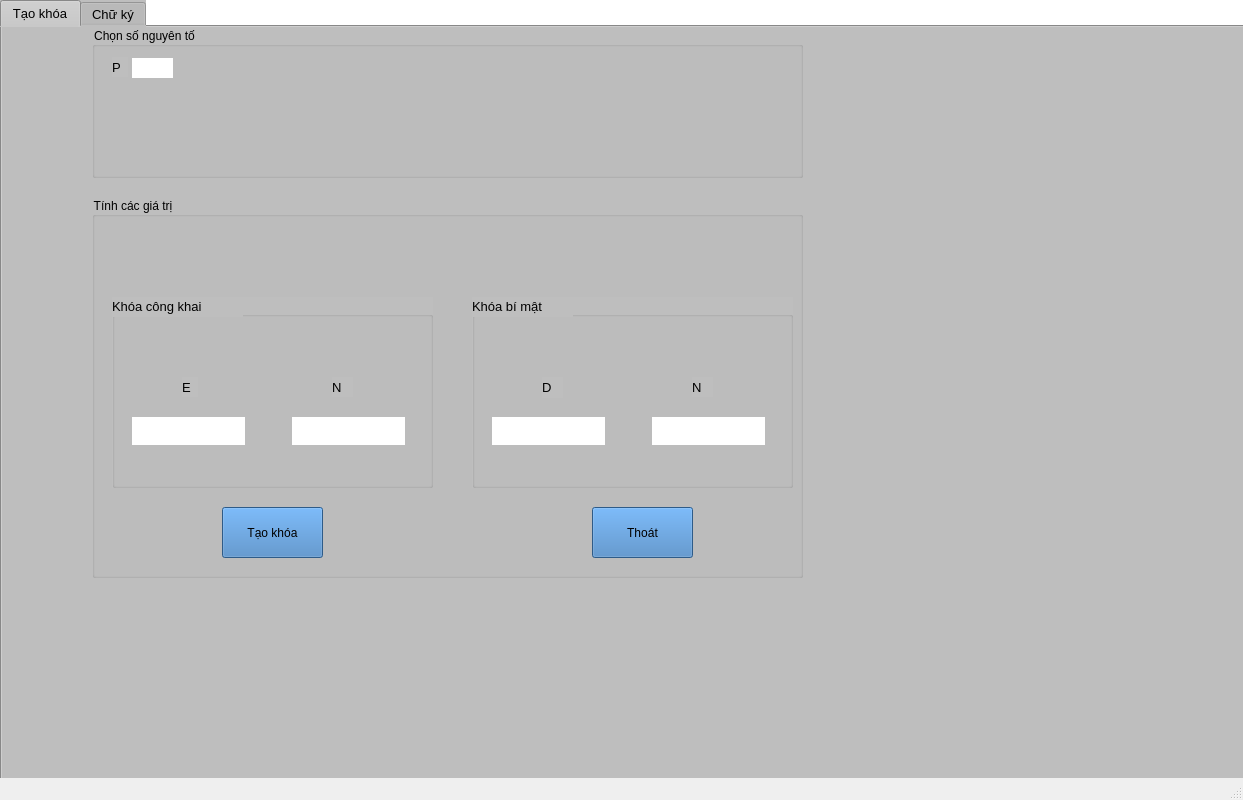
<?xml version="1.0" encoding="UTF-8"?>
<ui version="4.0">
 <class>MainWindow</class>
 <widget class="QMainWindow" name="MainWindow">
  <property name="geometry">
   <rect>
    <x>0</x>
    <y>0</y>
    <width>1243</width>
    <height>800</height>
   </rect>
  </property>
  <property name="windowTitle">
   <string>MainWindow</string>
  </property>
  <property name="layoutDirection">
   <enum>Qt::LeftToRight</enum>
  </property>
  <property name="autoFillBackground">
   <bool>true</bool>
  </property>
  <widget class="QWidget" name="centralwidget">
   <property name="autoFillBackground">
    <bool>false</bool>
   </property>
   <property name="styleSheet">
    <string notr="true">background-color: rgb(255, 255, 255);</string>
   </property>
   <widget class="QTabWidget" name="tabWidget">
    <property name="geometry">
     <rect>
      <x>0</x>
      <y>0</y>
      <width>1900</width>
      <height>900</height>
     </rect>
    </property>
    <property name="font">
     <font>
      <family>Segoe UI</family>
      <pointsize>10</pointsize>
      <italic>false</italic>
      <bold>false</bold>
     </font>
    </property>
    <property name="autoFillBackground">
     <bool>false</bool>
    </property>
    <property name="styleSheet">
     <string notr="true">color: rgb(0, 0, 0);
font: 10pt &quot;Segoe UI&quot;;
background-color: rgb(190, 190, 190);</string>
    </property>
    <property name="currentIndex">
     <number>0</number>
    </property>
    <widget class="QWidget" name="tab_1">
     <property name="autoFillBackground">
      <bool>false</bool>
     </property>
     <property name="styleSheet">
      <string notr="true">background-color: rgb(190, 190, 190);</string>
     </property>
     <attribute name="title">
      <string>Tạo khóa</string>
     </attribute>
     <widget class="QGroupBox" name="groupBox_2">
      <property name="geometry">
       <rect>
        <x>90</x>
        <y>0</y>
        <width>711</width>
        <height>151</height>
       </rect>
      </property>
      <property name="autoFillBackground">
       <bool>false</bool>
      </property>
      <property name="styleSheet">
       <string notr="true">color: rgb(0, 0, 0);
</string>
      </property>
      <property name="title">
       <string>Chọn số nguyên tố</string>
      </property>
      <widget class="QLabel" name="label_P">
       <property name="geometry">
        <rect>
         <x>20</x>
         <y>30</y>
         <width>16</width>
         <height>20</height>
        </rect>
       </property>
       <property name="font">
        <font>
         <family>Segoe UI</family>
         <pointsize>10</pointsize>
         <italic>false</italic>
         <bold>false</bold>
        </font>
       </property>
       <property name="styleSheet">
        <string notr="true">color: rgb(0, 0, 0);</string>
       </property>
       <property name="text">
        <string>P</string>
       </property>
      </widget>
      <widget class="QLabel" name="showP">
       <property name="geometry">
        <rect>
         <x>40</x>
         <y>31</y>
         <width>41</width>
         <height>20</height>
        </rect>
       </property>
       <property name="autoFillBackground">
        <bool>false</bool>
       </property>
       <property name="styleSheet">
        <string notr="true">background-color: rgb(255, 255, 255);
border-color: rgb(0, 0, 0);
border-width: 10px;</string>
       </property>
       <property name="text">
        <string/>
       </property>
      </widget>
     </widget>
     <widget class="QGroupBox" name="groupBox_3">
      <property name="geometry">
       <rect>
        <x>90</x>
        <y>170</y>
        <width>711</width>
        <height>381</height>
       </rect>
      </property>
      <property name="styleSheet">
       <string notr="true">color: rgb(0, 0, 0);</string>
      </property>
      <property name="title">
       <string>Tính các giá trị</string>
      </property>
      <widget class="QGroupBox" name="groupBox_4">
       <property name="geometry">
        <rect>
         <x>20</x>
         <y>100</y>
         <width>321</width>
         <height>191</height>
        </rect>
       </property>
       <property name="title">
        <string>GroupBox</string>
       </property>
       <widget class="QLabel" name="label_title_3">
        <property name="geometry">
         <rect>
          <x>0</x>
          <y>-1</y>
          <width>131</width>
          <height>21</height>
         </rect>
        </property>
        <property name="font">
         <font>
          <family>Segoe UI</family>
          <pointsize>10</pointsize>
          <italic>false</italic>
          <bold>false</bold>
         </font>
        </property>
        <property name="styleSheet">
         <string notr="true">color: rgb(0, 0, 0);</string>
        </property>
        <property name="text">
         <string>&lt;html&gt;&lt;head/&gt;&lt;body&gt;&lt;p&gt;Khóa công khai&lt;/p&gt;&lt;/body&gt;&lt;/html&gt;</string>
        </property>
       </widget>
       <widget class="QLabel" name="label_E">
        <property name="geometry">
         <rect>
          <x>70</x>
          <y>80</y>
          <width>16</width>
          <height>20</height>
         </rect>
        </property>
        <property name="font">
         <font>
          <family>Segoe UI</family>
          <pointsize>10</pointsize>
          <italic>false</italic>
          <bold>false</bold>
         </font>
        </property>
        <property name="styleSheet">
         <string notr="true">color: rgb(0, 0, 0);</string>
        </property>
        <property name="text">
         <string>E</string>
        </property>
       </widget>
       <widget class="QLabel" name="label_N">
        <property name="geometry">
         <rect>
          <x>220</x>
          <y>80</y>
          <width>21</width>
          <height>20</height>
         </rect>
        </property>
        <property name="font">
         <font>
          <family>Segoe UI</family>
          <pointsize>10</pointsize>
          <italic>false</italic>
          <bold>false</bold>
         </font>
        </property>
        <property name="styleSheet">
         <string notr="true">color: rgb(0, 0, 0);</string>
        </property>
        <property name="text">
         <string>N</string>
        </property>
       </widget>
       <widget class="QLabel" name="showE">
        <property name="geometry">
         <rect>
          <x>20</x>
          <y>120</y>
          <width>113</width>
          <height>28</height>
         </rect>
        </property>
        <property name="styleSheet">
         <string notr="true">color: rgb(0, 0, 0);
background-color: rgb(255, 255, 255);</string>
        </property>
        <property name="text">
         <string/>
        </property>
       </widget>
       <widget class="QLabel" name="showN">
        <property name="geometry">
         <rect>
          <x>180</x>
          <y>120</y>
          <width>113</width>
          <height>28</height>
         </rect>
        </property>
        <property name="styleSheet">
         <string notr="true">color: rgb(0, 0, 0);
background-color: rgb(255, 255, 255);</string>
        </property>
        <property name="text">
         <string/>
        </property>
       </widget>
      </widget>
      <widget class="QGroupBox" name="groupBox_5">
       <property name="geometry">
        <rect>
         <x>380</x>
         <y>100</y>
         <width>321</width>
         <height>191</height>
        </rect>
       </property>
       <property name="title">
        <string>GroupBox</string>
       </property>
       <widget class="QLabel" name="label_title_4">
        <property name="geometry">
         <rect>
          <x>0</x>
          <y>0</y>
          <width>101</width>
          <height>20</height>
         </rect>
        </property>
        <property name="font">
         <font>
          <family>Segoe UI</family>
          <pointsize>10</pointsize>
          <italic>false</italic>
          <bold>false</bold>
         </font>
        </property>
        <property name="styleSheet">
         <string notr="true">color: rgb(0, 0, 0);</string>
        </property>
        <property name="text">
         <string>&lt;html&gt;&lt;head/&gt;&lt;body&gt;&lt;p&gt;Khóa bí mật&lt;/p&gt;&lt;/body&gt;&lt;/html&gt;</string>
        </property>
       </widget>
       <widget class="QLabel" name="label_N_2">
        <property name="geometry">
         <rect>
          <x>220</x>
          <y>80</y>
          <width>21</width>
          <height>20</height>
         </rect>
        </property>
        <property name="font">
         <font>
          <family>Segoe UI</family>
          <pointsize>10</pointsize>
          <italic>false</italic>
          <bold>false</bold>
         </font>
        </property>
        <property name="styleSheet">
         <string notr="true">color: rgb(0, 0, 0);</string>
        </property>
        <property name="text">
         <string>N</string>
        </property>
       </widget>
       <widget class="QLabel" name="label_D">
        <property name="geometry">
         <rect>
          <x>70</x>
          <y>80</y>
          <width>21</width>
          <height>21</height>
         </rect>
        </property>
        <property name="font">
         <font>
          <family>Segoe UI</family>
          <pointsize>10</pointsize>
          <italic>false</italic>
          <bold>false</bold>
         </font>
        </property>
        <property name="styleSheet">
         <string notr="true">color: rgb(0, 0, 0);</string>
        </property>
        <property name="text">
         <string>D</string>
        </property>
       </widget>
       <widget class="QLabel" name="showD">
        <property name="geometry">
         <rect>
          <x>20</x>
          <y>120</y>
          <width>113</width>
          <height>28</height>
         </rect>
        </property>
        <property name="styleSheet">
         <string notr="true">color: rgb(0, 0, 0);
background-color: rgb(255, 255, 255);</string>
        </property>
        <property name="text">
         <string/>
        </property>
       </widget>
       <widget class="QLabel" name="showN_2">
        <property name="geometry">
         <rect>
          <x>180</x>
          <y>120</y>
          <width>113</width>
          <height>28</height>
         </rect>
        </property>
        <property name="styleSheet">
         <string notr="true">color: rgb(0, 0, 0);
background-color: rgb(255, 255, 255);</string>
        </property>
        <property name="text">
         <string/>
        </property>
       </widget>
      </widget>
      <widget class="QPushButton" name="buttonTaoKhoa">
       <property name="geometry">
        <rect>
         <x>130</x>
         <y>310</y>
         <width>101</width>
         <height>51</height>
        </rect>
       </property>
       <property name="styleSheet">
        <string notr="true">background-color: rgb(64, 127, 191);</string>
       </property>
       <property name="text">
        <string>Tạo khóa</string>
       </property>
      </widget>
      <widget class="QPushButton" name="buttonExit">
       <property name="geometry">
        <rect>
         <x>500</x>
         <y>310</y>
         <width>101</width>
         <height>51</height>
        </rect>
       </property>
       <property name="styleSheet">
        <string notr="true">background-color: rgb(64, 127, 191);</string>
       </property>
       <property name="text">
        <string>Thoát</string>
       </property>
      </widget>
     </widget>
    </widget>
    <widget class="QWidget" name="tab_4">
     <attribute name="title">
      <string>Chữ ký</string>
     </attribute>
     <widget class="QPushButton" name="luuChuKy">
      <property name="geometry">
       <rect>
        <x>130</x>
        <y>550</y>
        <width>90</width>
        <height>40</height>
       </rect>
      </property>
      <property name="styleSheet">
       <string notr="true">background-color: rgb(64, 127, 191);</string>
      </property>
      <property name="text">
       <string>Lưu</string>
      </property>
     </widget>
     <widget class="QGroupBox" name="groupBox">
      <property name="geometry">
       <rect>
        <x>10</x>
        <y>10</y>
        <width>581</width>
        <height>500</height>
       </rect>
      </property>
      <property name="minimumSize">
       <size>
        <width>399</width>
        <height>0</height>
       </size>
      </property>
      <property name="whatsThis">
       <string>&lt;html&gt;&lt;head/&gt;&lt;body&gt;&lt;p&gt;&lt;span style=&quot; font-size:12pt; font-weight:700;&quot;&gt;Ký&lt;/span&gt;&lt;/p&gt;&lt;/body&gt;&lt;/html&gt;</string>
      </property>
      <property name="styleSheet">
       <string notr="true"/>
      </property>
      <property name="title">
       <string>MÃ HÓA</string>
      </property>
      <property name="alignment">
       <set>Qt::AlignLeading|Qt::AlignLeft|Qt::AlignTop</set>
      </property>
      <property name="checkable">
       <bool>false</bool>
      </property>
      <widget class="QLabel" name="labelVBCanKy_3">
       <property name="geometry">
        <rect>
         <x>30</x>
         <y>410</y>
         <width>61</width>
         <height>20</height>
        </rect>
       </property>
       <property name="font">
        <font>
         <family>Segoe UI</family>
         <pointsize>11</pointsize>
         <italic>false</italic>
         <bold>true</bold>
        </font>
       </property>
       <property name="styleSheet">
        <string notr="true">font: 11pt &quot;Segoe UI&quot;;
font-weight: bold</string>
       </property>
       <property name="text">
        <string>Bản mã</string>
       </property>
      </widget>
      <widget class="QTextEdit" name="chuKy">
       <property name="geometry">
        <rect>
         <x>130</x>
         <y>385</y>
         <width>421</width>
         <height>80</height>
        </rect>
       </property>
       <property name="styleSheet">
        <string notr="true">background-color: rgb(255, 255, 255);
font: 12pt &quot;Times New Roman&quot;;</string>
       </property>
      </widget>
      <widget class="QLabel" name="labelVBCanKy">
       <property name="geometry">
        <rect>
         <x>10</x>
         <y>140</y>
         <width>51</width>
         <height>20</height>
        </rect>
       </property>
       <property name="font">
        <font>
         <family>Segoe UI</family>
         <pointsize>11</pointsize>
         <italic>false</italic>
         <bold>true</bold>
        </font>
       </property>
       <property name="styleSheet">
        <string notr="true">font: 11pt &quot;Segoe UI&quot;;
font-weight: bold</string>
       </property>
       <property name="text">
        <string>Bản rõ</string>
       </property>
      </widget>
      <widget class="QTextEdit" name="VBCanKy">
       <property name="geometry">
        <rect>
         <x>130</x>
         <y>50</y>
         <width>421</width>
         <height>221</height>
        </rect>
       </property>
       <property name="styleSheet">
        <string notr="true">background-color: rgb(255, 255, 255);
font: 12pt &quot;Times New Roman&quot;;</string>
       </property>
      </widget>
      <widget class="QPushButton" name="taiVB_2">
       <property name="geometry">
        <rect>
         <x>110</x>
         <y>280</y>
         <width>90</width>
         <height>40</height>
        </rect>
       </property>
       <property name="styleSheet">
        <string notr="true">background-color: rgb(64, 127, 191);</string>
       </property>
       <property name="text">
        <string>File</string>
       </property>
      </widget>
      <widget class="QPushButton" name="maHoa">
       <property name="geometry">
        <rect>
         <x>240</x>
         <y>280</y>
         <width>90</width>
         <height>40</height>
        </rect>
       </property>
       <property name="styleSheet">
        <string notr="true">background-color: rgb(64, 127, 191);</string>
       </property>
       <property name="text">
        <string>Mã Hóa</string>
       </property>
      </widget>
     </widget>
     <widget class="QPushButton" name="buttonExit_2">
      <property name="geometry">
       <rect>
        <x>880</x>
        <y>530</y>
        <width>90</width>
        <height>40</height>
       </rect>
      </property>
      <property name="styleSheet">
       <string notr="true">background-color: rgb(64, 127, 191);</string>
      </property>
      <property name="text">
       <string>Thoát</string>
      </property>
     </widget>
     <widget class="QGroupBox" name="groupBox_8">
      <property name="geometry">
       <rect>
        <x>630</x>
        <y>10</y>
        <width>601</width>
        <height>500</height>
       </rect>
      </property>
      <property name="styleSheet">
       <string notr="true"/>
      </property>
      <property name="title">
       <string>GIẢI MÃ</string>
      </property>
      <widget class="QLabel" name="label">
       <property name="geometry">
        <rect>
         <x>20</x>
         <y>140</y>
         <width>71</width>
         <height>20</height>
        </rect>
       </property>
       <property name="styleSheet">
        <string notr="true">font: 700 11pt &quot;Segoe UI&quot;;</string>
       </property>
       <property name="text">
        <string>Bản mã</string>
       </property>
      </widget>
      <widget class="QTextEdit" name="VBCanXacNhan">
       <property name="geometry">
        <rect>
         <x>160</x>
         <y>50</y>
         <width>421</width>
         <height>221</height>
        </rect>
       </property>
       <property name="font">
        <font>
         <family>Times New Roman</family>
         <pointsize>12</pointsize>
         <italic>false</italic>
         <bold>false</bold>
        </font>
       </property>
       <property name="styleSheet">
        <string notr="true">background-color: rgb(255, 255, 255);
font: 12pt &quot;Times New Roman&quot;;</string>
       </property>
      </widget>
      <widget class="QLabel" name="label_2">
       <property name="geometry">
        <rect>
         <x>30</x>
         <y>410</y>
         <width>61</width>
         <height>31</height>
        </rect>
       </property>
       <property name="styleSheet">
        <string notr="true">font: 700 11pt &quot;Segoe UI&quot;;</string>
       </property>
       <property name="text">
        <string>Bản rõ</string>
       </property>
      </widget>
      <widget class="QTextEdit" name="XacNhanChuKy">
       <property name="geometry">
        <rect>
         <x>160</x>
         <y>385</y>
         <width>421</width>
         <height>80</height>
        </rect>
       </property>
       <property name="font">
        <font>
         <family>Times New Roman</family>
         <pointsize>12</pointsize>
         <italic>false</italic>
         <bold>false</bold>
        </font>
       </property>
       <property name="styleSheet">
        <string notr="true">background-color: rgb(255, 255, 255);
font: 12pt &quot;Times New Roman&quot;;</string>
       </property>
      </widget>
      <widget class="QPushButton" name="taiVB_3">
       <property name="geometry">
        <rect>
         <x>40</x>
         <y>230</y>
         <width>90</width>
         <height>40</height>
        </rect>
       </property>
       <property name="styleSheet">
        <string notr="true">background-color: rgb(64, 127, 191);</string>
       </property>
       <property name="text">
        <string>File</string>
       </property>
      </widget>
      <widget class="QPushButton" name="giaiMa_2">
       <property name="geometry">
        <rect>
         <x>170</x>
         <y>310</y>
         <width>90</width>
         <height>40</height>
        </rect>
       </property>
       <property name="styleSheet">
        <string notr="true">background-color: rgb(64, 127, 191);</string>
       </property>
       <property name="text">
        <string>Giải mã</string>
       </property>
      </widget>
      <widget class="QPushButton" name="luuChuKy_2">
       <property name="geometry">
        <rect>
         <x>350</x>
         <y>310</y>
         <width>90</width>
         <height>40</height>
        </rect>
       </property>
       <property name="styleSheet">
        <string notr="true">background-color: rgb(64, 127, 191);</string>
       </property>
       <property name="text">
        <string>Lưu</string>
       </property>
      </widget>
     </widget>
     <widget class="QPushButton" name="Chuyen">
      <property name="geometry">
       <rect>
        <x>290</x>
        <y>550</y>
        <width>90</width>
        <height>40</height>
       </rect>
      </property>
      <property name="styleSheet">
       <string notr="true">background-color: rgb(64, 127, 191);</string>
      </property>
      <property name="text">
       <string>Chuyển</string>
      </property>
     </widget>
    </widget>
   </widget>
  </widget>
  <widget class="QStatusBar" name="statusbar"/>
 </widget>
 <tabstops>
  <tabstop>tabWidget</tabstop>
  <tabstop>buttonTaoKhoa</tabstop>
  <tabstop>buttonExit</tabstop>
 </tabstops>
 <resources/>
 <connections/>
</ui>
